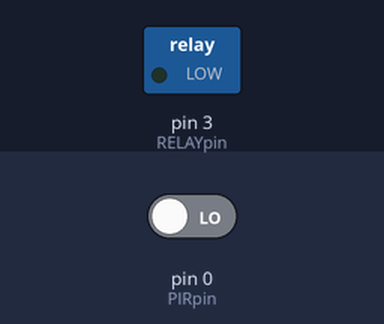
A sketch run on a simulated Arduino Uno, built with avr-gcc and run on an emulated ATmega328P. On the bench: switched loads named in the sketch (green lamp = pin HIGH). The test bench sets the inputs (shaded band); at power-on: pin 0 (PIRpin) LOW.

Above: at 1.2 s.
1.3 s: pin 0 (PIRpin) driven HIGH
At 2.5 s:
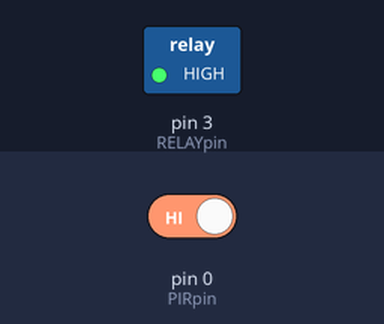
2.8 s: pin 0 (PIRpin) driven LOW
At 3.9 s:
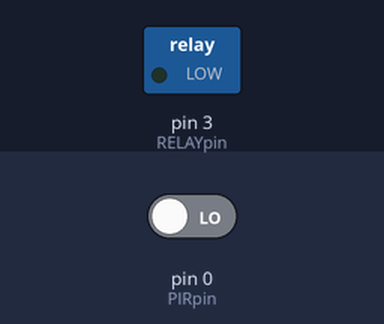
Timing chart, 0 to 5.8 s (numbered marks = the images above; inputs shaded):
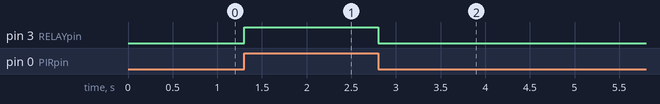

Measured:
- after the input at 1.3 s, pin 3 (RELAYpin): LOW → HIGH at once
- after the input at 2.8 s, pin 3 (RELAYpin): HIGH → LOW at once

The sketch:

4-_Motion_Sensor_to_LED.ino
```cpp
/*////////////////////////////////////////////////////
  ///       UNICORN IOT PROJECT BOARD    ///////////////
  //////////////////////////////////////////////////////
  //////    Motion Sensor  /////////////////
  /* Steps:
   1: Upload code and place sensor 1 jumper
   2: Insert PIR sensor at sensor 1 place and enable relay 1
   3: Do some motion at front of PIR sensor and note the sound of relay 1
   4: Connect a fan or any load at relay 1 and check the load state after motion
*/
//////////////////////////////////////////////////////////////////////////////////////
/////////////// See Complete Manual at: WWW.UNICORNDEVICES.COM   /////////////////////
////////////////////////////////////////////////////////////////////////////////////*/

const int PIRpin   = 0;
const int RELAYpin = 3;

void setup()
{
  pinMode(PIRpin, INPUT);
  pinMode(RELAYpin, OUTPUT);
  digitalWrite(RELAYpin, LOW);

}

void loop()
{
  if (digitalRead(PIRpin) == HIGH)    //Motion detected
  {
    digitalWrite(RELAYpin, HIGH);       //turn on the load
  }

  if (digitalRead(PIRpin) == LOW)    //No motion
  {
    digitalWrite(RELAYpin, LOW);        //turn OFF the load
  }

}
```
